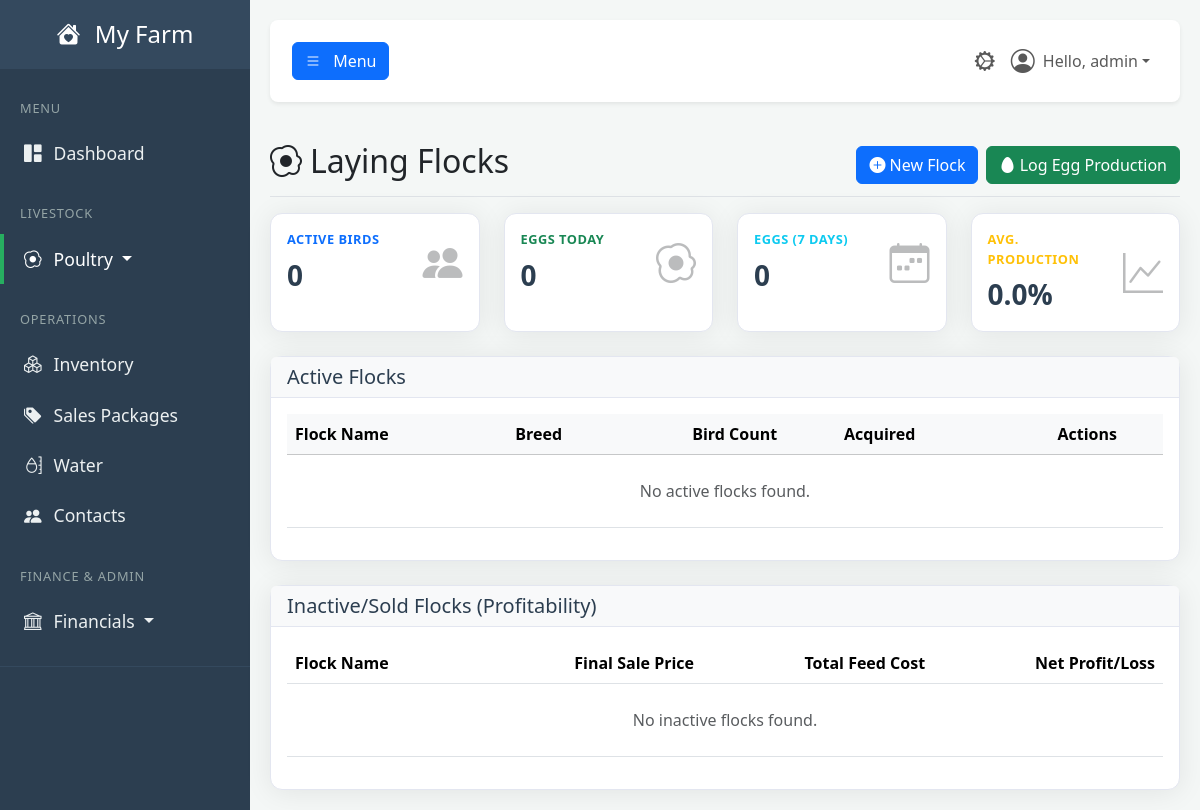
The page /poultry (signed in) on the database as committed earlier.
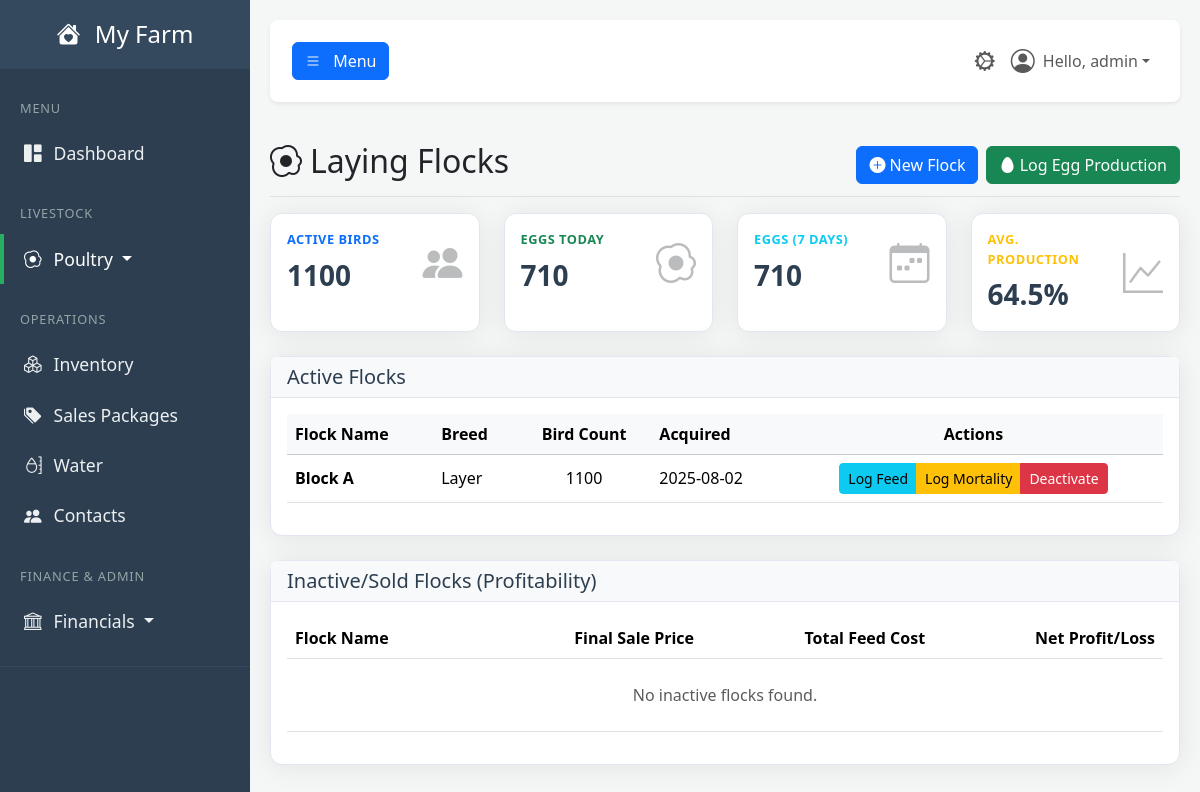
The same page on the database as committed later.
### tables this page shows
CREATE TABLE poultry_flocks (
            id INTEGER PRIMARY KEY,
            flock_name TEXT NOT NULL,
            breed TEXT NOT NULL,
            acquisition_date TEXT NOT NULL,
            bird_count INTEGER NOT NULL,
            status TEXT NOT NULL, -- Active, Sold, Archived
            created_at TIMESTAMP DEFAULT CURRENT_TIMESTAMP
        , final_sale_price REAL DEFAULT 0, total_cost REAL DEFAULT 0, net_profit REAL DEFAULT 0, cost_per_bird REAL DEFAULT 0);

### app.py (the view)
@app.route('/poultry')
@login_required
@permission_required('view_poultry')
def poultry_dashboard():
    db = get_db()
    poultry_stats_row = db.execute("SELECT (SELECT COALESCE(SUM(bird_count), 0) FROM poultry_flocks WHERE status = 'Active') as total_active_birds, (SELECT COALESCE(SUM(quantity), 0) FROM egg_log WHERE log_date = date('now', 'localtime')) as eggs_today, (SELECT COALESCE(SUM(quantity), 0) FROM egg_log WHERE log_date >= date('now', '-6 days')) as eggs_last_7_days").fetchone()
    total_active_birds = poultry_stats_row['total_active_birds'] or 0
    eggs_today = poultry_stats_row['eggs_today'] or 0
    stats = {
        'total_active_birds': total_active_birds,
        'eggs_today': eggs_today,
        'eggs_last_7_days': poultry_stats_row['eggs_last_7_days'] or 0,
        'avg_production_rate': (eggs_today / total_active_birds) if total_active_birds > 0 else 0
    }
    active_flocks = db.execute("SELECT * FROM poultry_flocks WHERE status = 'Active' ORDER BY acquisition_date DESC").fetchall()
    inactive_flocks = db.execute("SELECT * FROM poultry_flocks WHERE status = 'Inactive' ORDER BY acquisition_date DESC").fetchall()
    egg_logs = db.execute("SELECT el.*, pf.flock_name FROM egg_log el JOIN poultry_flocks pf ON el.flock_id = pf.id ORDER BY el.log_date DESC, el.id DESC LIMIT 10").fetchall()
    feed_items = db.execute(
        "SELECT * FROM inventory WHERE category = 'Feed' AND quantity > 0 ORDER BY name ASC"
    ).fetchall()
    return render_template(
        'poultry.html',
        user=g.user,
        stats=stats,
        active_flocks=active_flocks,
        inactive_flocks=inactive_flocks,
        egg_logs=egg_logs,
        feed_items=feed_items,  # <-- Passing the new list here
        today_date=date.today().strftime('%Y-%m-%d')
    )

### app.py (called while the page is built)
def get_db():
    if 'db' not in g:
        g.db = sqlite3.connect(DATABASE)
        g.db.row_factory = sqlite3.Row
    return g.db

def login_required(f):
    @wraps(f)
    def decorated_function(*args, **kwargs):
        if 'user_id' not in session:
            flash('Please log in to access this page.', 'warning')
            return redirect(url_for('login'))
        g.user = User.get_by_id(session['user_id'])
        if not g.user:
            session.clear()
            return redirect(url_for('login'))
        return f(*args, **kwargs)
    return decorated_function

def permission_required(permission_name):
    def decorator(f):
        @wraps(f)
        def decorated_function(*args, **kwargs):
            if not hasattr(g, 'user') or not g.user.has_permission(permission_name):
                flash('You do not have the required permission.', 'danger')
                return redirect(url_for('dashboard'))
            return f(*args, **kwargs)
        return decorated_function
    return decorator

### templates/poultry.html (shortened to what the changed rows need)
{% extends "base.html" %}
{% block content %}
    <div class="d-flex justify-content-between flex-wrap flex-md-nowrap align-items-center pt-3 pb-2 mb-3 border-bottom">
        <h1 class="h2"><i class="bi bi-egg-fried me-2"></i>Laying Flocks</h1>
    </div>
    <div class="row">
        <div class="col-lg-3 col-md-6 mb-4"><div class="card shadow-sm h-100"><div class="card-body"><div class="row align-items-center"><div class="col"><div class="kpi-label text-primary">Active Birds</div><div class="kpi-value">{{ stats.total_active_birds }}</div></div><div class="col-auto kpi-icon"><i class="bi bi-people-fill"></i></div></div></div></div></div>
        <div class="col-lg-3 col-md-6 mb-4"><div class="card shadow-sm h-100"><div class="card-body"><div class="row align-items-center"><div class="col"><div class="kpi-label text-success">Eggs Today</div><div class="kpi-value">{{ stats.eggs_today }}</div></div><div class="col-auto kpi-icon"><i class="bi bi-egg-fried"></i></div></div></div></div></div>
        <div class="col-lg-3 col-md-6 mb-4"><div class="card shadow-sm h-100"><div class="card-body"><div class="row align-items-center"><div class="col"><div class="kpi-label text-info">Eggs (7 Days)</div><div class="kpi-value">{{ stats.eggs_last_7_days }}</div></div><div class="col-auto kpi-icon"><i class="bi bi-calendar-week"></i></div></div></div></div></div>
        <div class="col-lg-3 col-md-6 mb-4"><div class="card shadow-sm h-100"><div class="card-body"><div class="row align-items-center"><div class="col"><div class="kpi-label text-warning">Avg. Production</div><div class="kpi-value">{{ '{:,.1%}'.format(stats.avg_production_rate) if stats.avg_production_rate is not none else 'N/A' }}</div></div><div class="col-auto kpi-icon"><i class="bi bi-graph-up"></i></div></div></div></div></div>
    </div>
    <div class="card shadow-sm mb-4">
        <div class="card-body">
            <div class="table-responsive">
                <table class="table table-hover align-middle">
                    <thead class="table-light"><tr><th>Flock Name</th><th>Breed</th><th class="text-center">Bird Count</th><th>Acquired</th><th class="text-center">Actions</th></tr></thead>
                    <tbody>
                        {% for flock in active_flocks %}
                        <tr>
                            <td><strong>{{ flock.flock_name }}</strong></td><td>{{ flock.breed }}</td><td class="text-center">{{ flock.bird_count }}</td><td>{{ flock.acquisition_date }}</td>
                            <td class="text-center">
                                <div class="btn-group btn-group-sm">
                                    <button class="btn btn-info" data-bs-toggle="modal" data-bs-target="#logFeedModal" data-flock-id="{{ flock.id }}" data-flock-name="{{ flock.flock_name }}">Log Feed</button>
                                    <button class="btn btn-warning" data-bs-toggle="modal" data-bs-target="#logFlockMortalityModal" data-flock-id="{{ flock.id }}" data-flock-name="{{ flock.flock_name }}">Log Mortality</button>
                                    <button class="btn btn-danger" data-bs-toggle="modal" data-bs-target="#deactivateFlockModal" data-flock-id="{{ flock.id }}" data-flock-name="{{ flock.flock_name }}">Deactivate</button>
                                </div>
                            </td>
                        </tr>
                        {% else %}
                        <tr><td colspan="5" class="text-center p-4 text-muted">No active flocks found.</td></tr>
                        {% endfor %}
                    </tbody>
                </table>
            </div>
        </div>
    </div>
    <div class="card shadow-sm">
        <div class="card-body">
            <table class="table">
                <thead><tr><th>Flock Name</th><th class="text-end">Final Sale Price</th><th class="text-end">Total Feed Cost</th><th class="text-end">Net Profit/Loss</th></tr></thead>
            </table>
        </div>
    </div>
{% endblock %}

Rows that differ between the two databases and show on the page:
added poultry_flocks: flock_name "Block A", breed "Layer", bird_count "1100", acquisition_date "2025-08-02"
Other text that changed with them:
{{ stats.total_active_birds }}: "0" → "1100"
{{ stats.eggs_today }}: "0" → "710"
{{ stats.eggs_last_7_days }}: "0" → "710"
text no longer shown: "0.0% No active flocks found."
text now shown: "64.5%"
